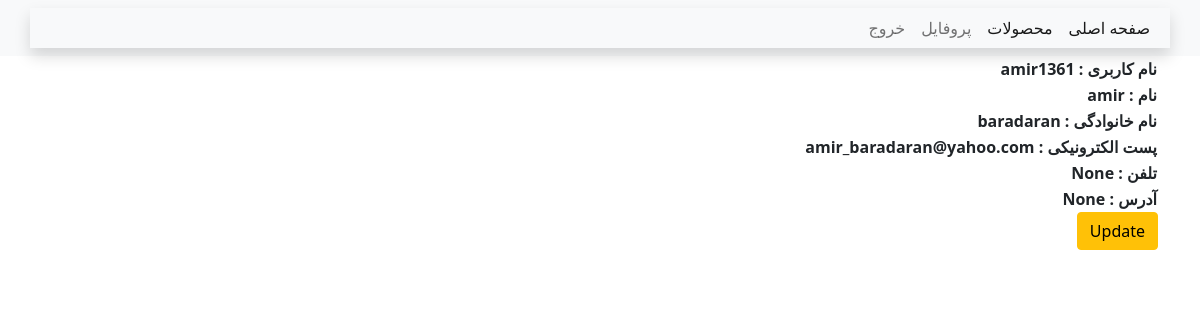
The page /accounts/profile/ (signed in) on the database its author committed.
### accounts/models.py (models this page shows, shortened)
class Profile(models.Model):
    user = models.OneToOneField(User,on_delete=models.CASCADE)
    phone = models.IntegerField(null=True,blank=True)
    address = models.TextField(null=True,blank=True)

### accounts/views.py (the view)
# urls.py: path('profile/',views.user_profile,name='profile'),
def user_profile(request):
    profile = Profile.objects.get(user_id=request.user.id)
    return render(request,'accounts/profile.html',{'profile':profile})

### accounts/templates/accounts/profile.html (shortened to what this page needs)
{% extends '_base.html' %}
{% block body %}
<table>
<tr>
    <th> نام کاربری : {{ profile.user.username }} </th>
</tr>
<tr>
    <th> نام : {{ profile.user.first_name }} </th>
</tr>
<tr>
    <th> نام خانوادگی : {{ profile.user.last_name }} </th>
</tr>
<tr>
    <th>پست الکترونیکی : {{ profile.user.email }} </th>
</tr>
<tr>
    <th>تلفن : {{ profile.phone }}  </th>
</tr>
<tr>
    <th>آدرس : {{ profile.address }}  </th>
</tr>
</table>
    <a href="{% url 'accounts:update' %}" class="btn btn-warning">Update</a>
{% endblock %}

### rows shown on the page
Profile: user.username "amir1361", user.first_name "amir", user.last_name "baradaran", user.email "amir_baradaran@yahoo.com", phone "None", address "None"
